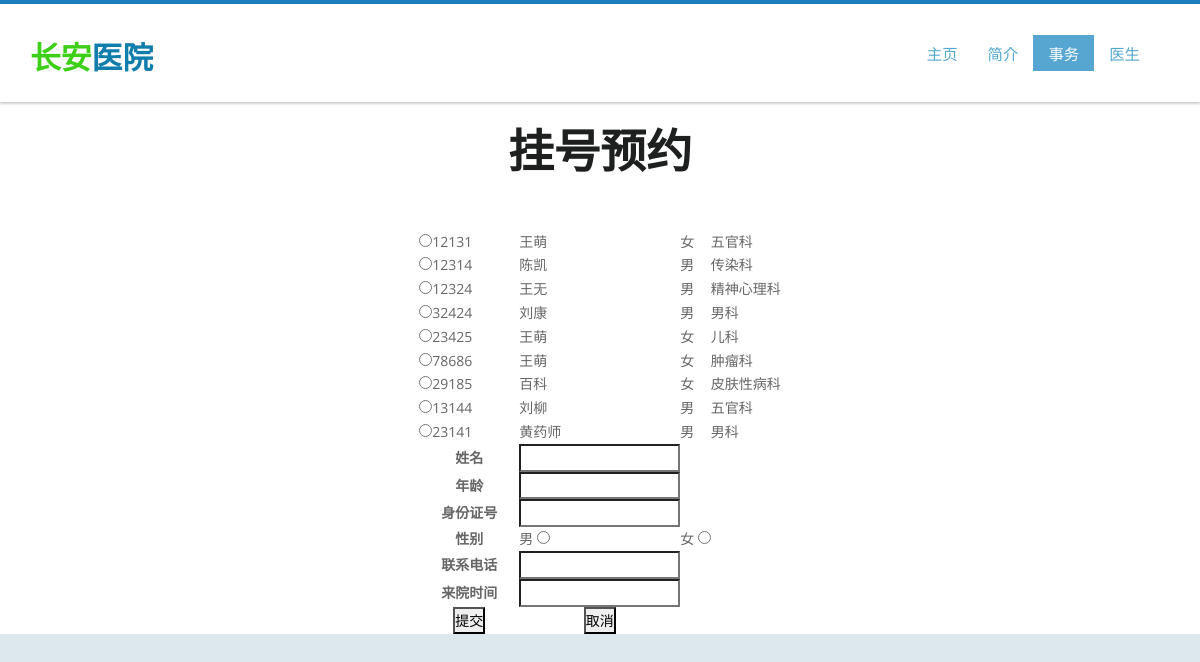
The page /getNum.php on the database its author committed.
### tables this page shows
CREATE TABLE IF NOT EXISTS `docter` (
  `name` varchar(10) DEFAULT NULL,
  `sex` char(5) DEFAULT NULL,
  `id` varchar(10) NOT NULL,
  `dept_name` varchar(10) DEFAULT NULL,
  PRIMARY KEY (`id`)
);

### dbtools.inc.php (called while the page is built, shortened)
<?php
  function execute_sql($link, $database, $sql)
  {
    mysqli_select_db($link, $database)
      or die("开启数据库失败: " . mysqli_error($link));
    $result = mysqli_query($link, $sql);
    return $result;
  }
?>

### getNum.php (the view, shortened to what this page needs)
<!doctype html>
<html lang="en-gb" class="no-js">
<head>
<link rel="stylesheet" href="css/bootstrap.min.css" />
<link rel="stylesheet" type="text/css" href="css/isotope.css" media="screen" />
<link rel="stylesheet" href="js/fancybox/jquery.fancybox.css" type="text/css" media="screen" />
<link href="css/animate.css" rel="stylesheet" media="screen">
<link href="flexslider/flexslider.css" rel="stylesheet" />
<link href="js/owl-carousel/owl.carousel.css" rel="stylesheet">
<link rel="stylesheet" href="css/styles.css" />
<link href="font/css/font-awesome.min.css" rel="stylesheet">
</head>
<body>
<header class="header">
  <div class="container">
    <nav class="navbar navbar-inverse" role="navigation">
      <div class="navbar-header">
        <a href="index.php" class="navbar-brand scroll-top logo  animated bounceInLeft"><b>长安<i>医院</i></b></a> </div>
      <div id="main-nav" class="collapse navbar-collapse">
        <ul class="nav navbar-nav" id="mainNav">
          <li ><a href="index.php" class="scroll-link">主页</a></li>
          <li><a href="index.php#work" class="scroll-link">简介</a></li>
          <li class="active" id="firstLink"><a href="index.php#plans" class="scroll-link">事务</a></li>
          <li><a href="index.php#team" class="scroll-link">医生</a></li>
        </ul>
      </div>
    </nav>
  </div>
</header>
<section id="home">
	<div class="container">
		<div class="heading text-center">
      <h2>挂号预约</h2>
    </div>
		<div align="center">
			<form name="form1" action="guaHao.php" method="post">
				<table cellpadding="0" cellspacing="0">
					<tbody>
							<?php
									require_once("dbtools.inc.php");
           	 			$link = create_connection();
									$sql = "SELECT * FROM docter";
          				$result = execute_sql($link, "hospital", $sql);
			            while ($row = mysqli_fetch_object($result))
			            {
			              echo "<tr>";
			              echo "<td>";
			              echo "<input type='radio' name='doc_id'" ."value='$row->id'>$row->id</td>";
			              echo "<td>$row->name</td>";
			              echo "<td>$row->sex</td>";
			              echo "<td>$row->dept_name</td>";
			              echo "</tr>";
			            }
          			?>
						<tr>
							<td width="100" align="center">
							<b>姓名</b>
							</td>
							<td>
							<input type="text" name="name">
							</td>
						</tr>
						<tr>
							<td width="100" align="center">
								<b>年龄</b>
							</td>
							<td>
							<input type="text" name="old">
							</td>
						</tr>
						<tr>
							<td width="100" align="center">
								<b>身份证号</b>
							</td>
							<td>
							<input type="text" name="ID">
							</td>
						</tr>
						<tr>
							<td width="100" align="center">
								<b>性别</b>
							</td>
							<td>男
								<input type="radio" name="sex" value="男">
							</td>
							<td>女
								<input type="radio" name="sex" value="女">
							</td>
						</tr>
						<tr>
							<td align="center">
								<b>联系电话</b>
							</td>
							<td>
								<input type="text" name="phoneNum">
							</td>
						</tr>
						<tr>
							<td align="center"><b>来院时间</b></td>
							<td><input type="text" name="date"></td>
						</tr>
						<tr>
							<td align="center"><input type="submit" value="提交"/></td>
							<td align="center"><input type="reset" value="取消"/></td>
						</tr>
					</tbody>
				</table>
			</form>
		</div>
	</div>
</section>
</body>
</html>

### css/styles.css (style rules this page uses)
* { margin: 0; padding: 0; font-family: 'Open Sans', sans-serif; }
body { height: 100%; font-family: 'Open Sans', sans-serif; font-size: 14px; line-height: 1.7; color: #666666; -webkit-font-smoothing: antialiased; -webkit-text-size-adjust: 100%; background: #fff; transition: all 0.3s linear; -webkit-transition: all 0.3s linear; -moz-transition: all 0.3s linear; -o-transition: all 0.3s linear; }
h1, h2, h3, h4, h5, h6 { font-family:36px 'Open Sans', sans-serif; }
.animated { animation-duration: 1s; -webkit-animation-delay: 0s; animation-delay: 0s; }
a { color: #27AFD3; text-decoration: none; text-shadow: none; -webkit-transition: all 0.2s linear; -moz-transition: all 0.2s linear; -ms-transition: all 0.2s linear; -o-transition: all 0.2s linear; transition: all 0.2s linear; }
#home { background: #FFFFFF; margin-bottom: 30px; margin-top: 101px; }
.header { position: fixed; width: 100%; z-index: 50; border-radius: 0; top: 0px; background: rgba(255, 255, 255, 1); ; padding: 12px 0; border-top: 4px solid #1C7FBE; box-shadow: 0px 2px 2px rgba(0, 0, 0, 0.19) !important; }
.navbar-inverse { background: transparent; }
.header .navbar-brand { float: left; padding: 22px 15px; line-height: 18px; height: 50px; }
.navbar-brand b { color: #3ECF19; font-family: 'Oswald', sans-serif; font-weight: 900; }
.navbar-brand b i { color: #117DAD; font-style: normal; }
.logo { font-size: 2.2em; text-shadow: none; margin: 8px 0 0 0; }
.header .navbar { margin: 0; background: transparent; border: 0; }
.navbar-inverse .navbar-nav > li > a { color: #00577D; font-size: 1.2em; line-height: normal; margin: 17px; padding: 6px 0px !important; border-radius: 5px; font-family: 'Oswald', sans-serif; font-weight: 400; }
.navbar-inverse .navbar-nav > .active > a, .navbar-inverse .navbar-nav > .active > a:hover, .navbar-inverse .navbar-nav > .active > a:focus { color: #FFFFFF; background: #56A6D1; border-radius: 0px; }
.navbar-inverse .navbar-nav > .active { color: #fff; }
.header .navbar-nav > li > a { padding: 25px 18px; }
.heading h2 { color: #1E2020; font-size: 46px; font-weight: bolder; }
.heading { padding: 3px 10px; padding-bottom: 15px; margin-bottom: 30px; display: block; }
body { margin: 0; font-family: Arial, sans-serif; background: #DCE8EC; }
@media (min-width: 768px) { .header .navbar-brand { padding-left: 0; } }
@media (min-width: 768px) { .navbar-nav { float: right; } }
@media (min-width: 768px) { .navbar-inverse .navbar-nav > li > a { color: #52A8CF; font-size: 1.1em; padding: 6px 14px !important; border-radius: 5px; margin: 19px 0px; border: 1px solid transparent; } }

### rows shown on the page
docter: id "12131", name "王萌", sex "女", dept_name "五官科"
docter: id "12314", name "陈凯", sex "男", dept_name "传染科"
docter: id "12324", name "王无", sex "男", dept_name "精神心理科"
docter: id "32424", name "刘康", sex "男", dept_name "男科"
docter: id "23425", name "王萌", sex "女", dept_name "儿科"
docter: id "78686", name "王萌", sex "女", dept_name "肿瘤科"
docter: id "29185", name "百科", sex "女", dept_name "皮肤性病科"
docter: id "13144", name "刘柳", sex "男", dept_name "五官科"
docter: id "23141", name "黄药师", sex "男", dept_name "男科"
